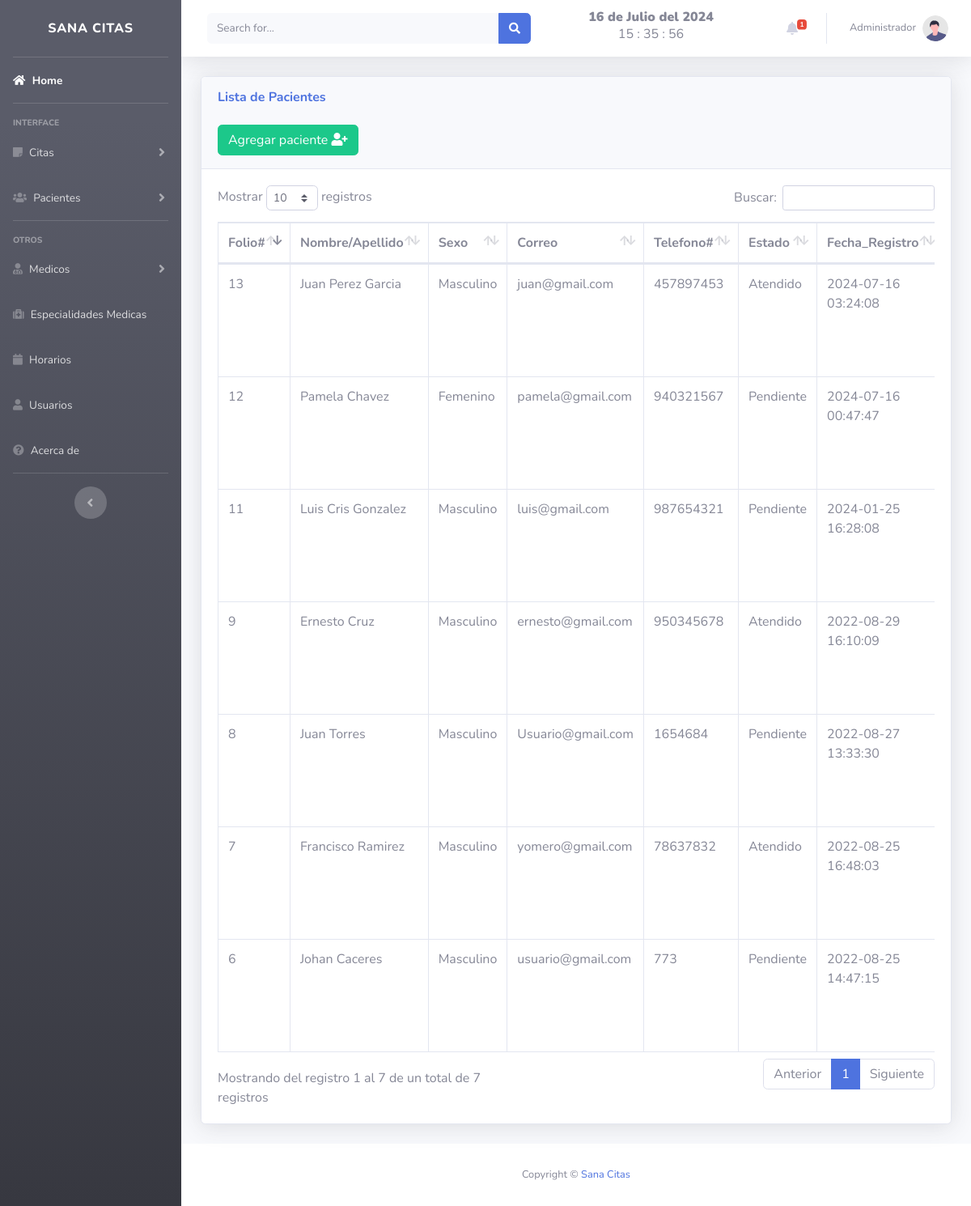
Page /views/pacientes.php (signed in) on the committed database.
### tables this page shows
CREATE TABLE `pacientes` (
  `id` int(11) NOT NULL,
  `nombre` varchar(50) NOT NULL,
  `sexo` varchar(50) NOT NULL,
  `correo` varchar(50) NOT NULL,
  `telefono` varchar(50) NOT NULL,
  `fecha` timestamp NULL DEFAULT current_timestamp(),
  `estado` varchar(50) NOT NULL,
  `antecedentes` varchar(255) DEFAULT NULL,
  `enfermedades` varchar(255) DEFAULT NULL
);

### views/pacientes.php (the view, shortened to what this page needs)
<?php
include "../includes/db.php";
?>
<!DOCTYPE html>
<html lang="en">
<head>
</head>
<?php include "../includes/header.php"; ?>
<body id="page-top">
    <div class="container-fluid">
        <div class="card shadow mb-4">
            <div class="card-header py-3">
                <h6 class="m-0 font-weight-bold text-primary">Lista de Pacientes</h6>
                <br>
                <?php
                    $rolesPermitidos = [1, 2, 3];
                        if (in_array($rolUsuario, $rolesPermitidos)) {
                ?>
                <button type="button" class="btn btn-success" data-toggle="modal" data-target="#paciente">
                    <span class="glyphicon glyphicon-plus"></span> Agregar paciente <i class="fa fa-user-plus"></i> </a></button>
                <?php }?>
            </div>
            <?php
            $rolesPermitidos = [1, 2, 3, 4];
                if (in_array($rolUsuario, $rolesPermitidos)) {
            ?>
            <div class="card-body">
                <div class="table-responsive">
                    <table class="table table-bordered" id="dataTable" width="100%" cellspacing="0">
                        <thead>
                            <tr>
                                <th>Folio#</th>
                                <th>Nombre/Apellido</th>
                                <th>Sexo</th>
                                <th>Correo</th>
                                <th>Telefono#</th>
                                <th>Estado</th>
                                <?php
                                $rolesPermitidos = [1];
                                    if (in_array($rolUsuario, $rolesPermitidos)) {
                                ?>
                                <th>Fecha_Registro</th>
                                <?php }?>
                            </tr>
                        </thead>
                        <?php
                        include "../includes/db.php";
                        $result = mysqli_query($conexion, "SELECT * FROM pacientes ");
                        while ($fila = mysqli_fetch_assoc($result)) :
                        ?>
                            <tr>
                                <td><?php echo $fila['id']; ?></td>
                                <td><?php echo $fila['nombre']; ?></td>
                                <td><?php echo $fila['sexo']; ?></td>
                                <td><?php echo $fila['correo']; ?></td>
                                <td><?php echo $fila['telefono']; ?></td>
                                <td><?php echo $fila['estado']; ?></td>
                                <?php
                                    $rolesPermitidos = [1, 2];
                                    if (in_array($rolUsuario, $rolesPermitidos)) {
                                ?>
                                <td><?php echo $fila['fecha']; ?></td>
                                <?php }?>
                            </tr>
                        <?php endwhile; ?>
                    </table>
                </div>
            </div>
            <?php }?>
        </div>
    </div>
    <?php include "../includes/footer.php"; ?>
</body>
</html>

### rows in the picture
pacientes: id "6", nombre "Johan Caceres", sexo "Masculino", correo "usuario@gmail.com", telefono "773", estado "Pendiente", fecha "2022-08-25 14:47:15"
pacientes: id "7", nombre "Francisco Ramirez", sexo "Masculino", correo "yomero@gmail.com", telefono "78637832", estado "Atendido", fecha "2022-08-25 16:48:03"
pacientes: id "8", nombre "Juan Torres", sexo "Masculino", correo "Usuario@gmail.com", telefono "1654684", estado "Pendiente", fecha "2022-08-27 13:33:30"
pacientes: id "9", nombre "Ernesto Cruz", sexo "Masculino", correo "ernesto@gmail.com", telefono "950345678", estado "Atendido", fecha "2022-08-29 16:10:09"
pacientes: id "11", nombre "Luis Cris Gonzalez", sexo "Masculino", correo "luis@gmail.com", telefono "987654321", estado "Pendiente", fecha "2024-01-25 16:28:08"
pacientes: id "12", nombre "Pamela Chavez", sexo "Femenino", correo "pamela@gmail.com", telefono "940321567", estado "Pendiente", fecha "2024-07-16 00:47:47"
pacientes: id "13", nombre "Juan Perez Garcia", sexo "Masculino", correo "juan@gmail.com", telefono "457897453", estado "Atendido", fecha "2024-07-16 03:24:08"

### other values in the picture
fecha() "16 de Julio del 2024"
$_SESSION['nombre'] "Administrador"
